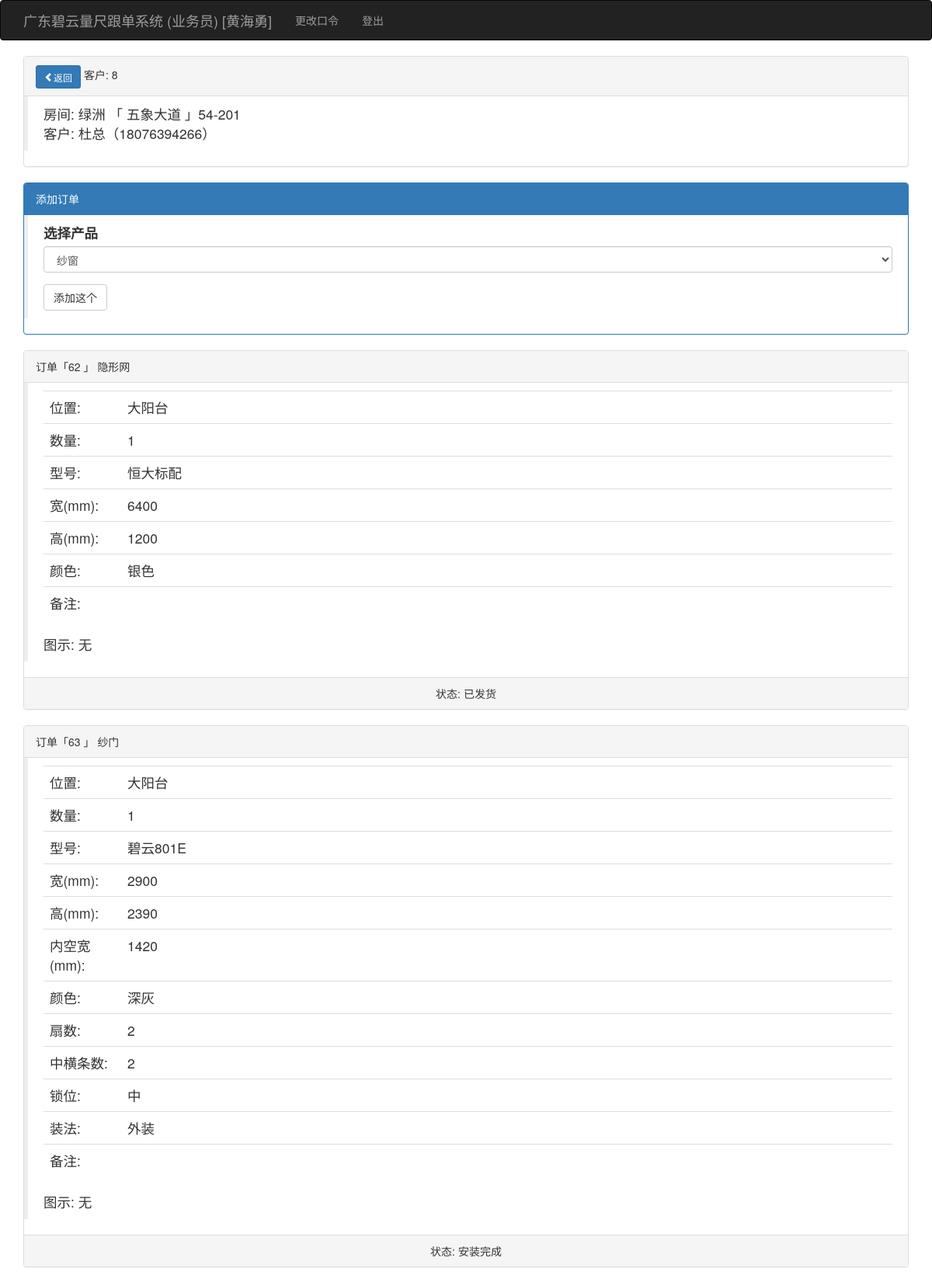
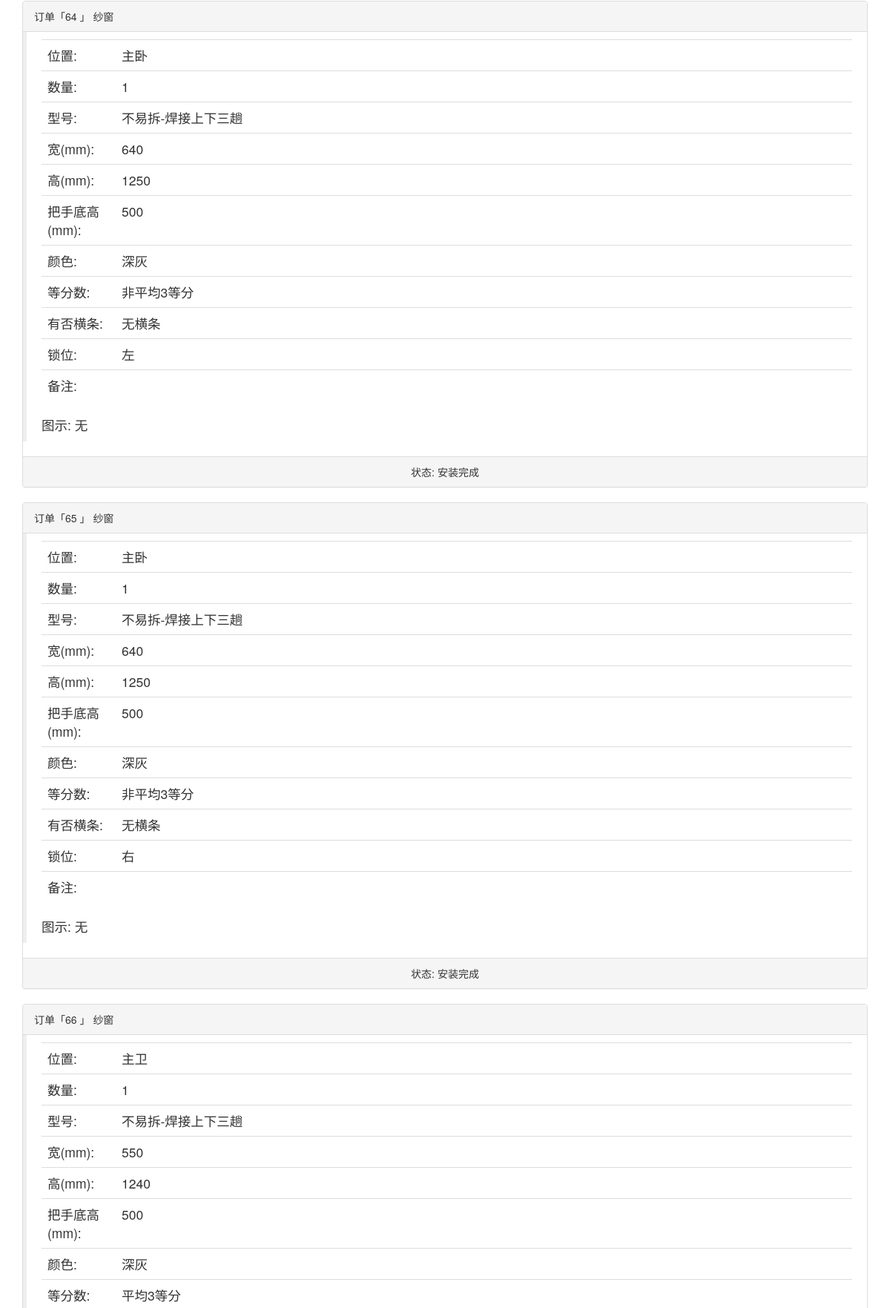
The page /showkehudd/8 (signed in, upper part) on the database its author committed (2 pictures, top to bottom).
### app/models.py (models this page shows, shortened)
class User(UserMixin, db.Model):
    __tablename__ = 'users'
    id = db.Column(db.Integer, primary_key=True)
    user = db.Column(db.String(64), unique=True, index=True)
    pin = db.Column(db.String(64))
    username = db.Column(db.String(64))
    tel = db.Column(db.String(32))
    role = db.Column(db.String(64))
    isuse = db.Column(db.Boolean, default=False)
    beizhu = db.Column(db.String(64))
    kehus = db.relationship('Kehu', backref='user', lazy='dynamic')
    @login_manager.user_loader
    def load_user(user_id):
        return User.query.get(int(user_id))

class Kehu(db.Model):
    __tablename__ = 'kehus'
    id = db.Column(db.Integer, primary_key=True)
    user_id = db.Column(db.Integer, db.ForeignKey('users.id'))
    xiaoqu_id = db.Column(db.Integer, db.ForeignKey('xiaoqus.id'))
    fangjian = db.Column(db.String(64))
    chenghu = db.Column(db.String(64))
    tel = db.Column(db.String(64))
    zje = db.Column(db.Float)
    beizhu = db.Column(db.String(64))
    status = db.Column(db.Integer, default=1)  # 1已测尺、2已下单、3已安装、4已清款
    time0 = db.Column(db.DateTime(), default=datetime.utcnow)
    time1 = db.Column(db.DateTime())
    time2 = db.Column(db.DateTime())
    time3 = db.Column(db.DateTime())
    dingdans = db.relationship('Dingdan', backref='kehu', lazy='dynamic')

class Xiaoqu(db.Model):
    __tablename__ = 'xiaoqus'
    id = db.Column(db.Integer, primary_key=True)
    xiaoqu = db.Column(db.String(64), unique=True, index=True)
    dizhi = db.Column(db.String(100))
    beizhu = db.Column(db.String(128))
    kehus = db.relationship('Kehu', backref='xiaoqu', lazy='dynamic')

class Dingdan(db.Model):
    __tablename__ = 'dingdans'
    id = db.Column(db.Integer, primary_key=True)
    kehu_id = db.Column(db.Integer, db.ForeignKey('kehus.id'))
    chanpin_id = db.Column(db.Integer, db.ForeignKey('chanpins.id'))
    shuliang = db.Column(db.Integer)
    weizhi = db.Column(db.String(64))
    xinghao = db.Column(db.String(64))
    kuan_chang = db.Column(db.Integer)
    gao = db.Column(db.Integer)
    meikongkuan_bashoudigao = db.Column(db.Integer)
    color = db.Column(db.String(64))
    shanshu = db.Column(db.Integer)
    zhonghengtiaoshu_gantiaoshu = db.Column(db.Integer)
    shuowei = db.Column(db.String(64))
    ishaveht = db.Column(db.String(64))
    zhangfa_dengfenshu_kaishuofangshi = db.Column(db.String(64))
    jiage = db.Column(db.Float)
    tushipic = db.Column(db.String(64))
    beizhu = db.Column(db.String(64))
    status = db.Column(db.Integer, default=1)  # 1测尺、2业务下单、3工厂下单、4工厂入库、5工厂发货、6收货、7派工、8装完、9安清款
    fakaidi = db.Column(db.String(64))  # -1
    time_1 = db.Column(db.DateTime())
    user_1_id = db.Column(db.Integer, db.ForeignKey('users.id'))
    beizhue = db.Column(db.String(64))
    time0 = db.Column(db.DateTime(), default=datetime.utcnow)
    user0_id = db.Column(db.Integer, db.ForeignKey('users.id'))
    time1 = db.Column(db.DateTime())
    user1_id = db.Column(db.Integer, db.ForeignKey('users.id'))
    time2 = db.Column(db.DateTime())
    user2_id = db.Column(db.Integer, db.ForeignKey('users.id'))
    time3 = db.Column(db.DateTime())
    user3_id = db.Column(db.Integer, db.ForeignKey('users.id'))
    time4 = db.Column(db.DateTime())
    user4_id = db.Column(db.Integer, db.ForeignKey('users.id'))
    time5 = db.Column(db.DateTime())
    user5_id = db.Column(db.Integer, db.ForeignKey('users.id'))
    time6 = db.Column(db.DateTime())
    user6_id = db.Column(db.Integer, db.ForeignKey('users.id'))
    time7 = db.Column(db.DateTime())
    user7_id = db.Column(db.Integer, db.ForeignKey('users.id'))
    time8 = db.Column(db.DateTime())
    user8_id = db.Column(db.Integer, db.ForeignKey('users.id'))
    time9 = db.Column(db.DateTime())
    user9_id = db.Column(db.Integer, db.ForeignKey('users.id'))
    time_1 = db.Column(db.DateTime())
    user_1_id = db.Column(db.Integer, db.ForeignKey('users.id'))
    beizhue = db.Column(db.String(64))
    az_status = db.Column(db.Integer)
    az_beizhue = db.Column(db.String(64))
    az_time_1 = db.Column(db.DateTime())
    az_time1 = db.Column(db.DateTime())
    az_time2 = db.Column(db.DateTime())
    az_time3 = db.Column(db.DateTime())
    azd_id = db.Column(db.Integer, db.ForeignKey('users.id'))
    dingdan_azd = db.relationship("User", foreign_keys=[azd_id])

class Chanpin(db.Model):
    __tablename__ = 'chanpins'
    id = db.Column(db.Integer, primary_key=True)
    pinming = db.Column(db.String(64))
    jiage = db.Column(db.Float)
    beizhu = db.Column(db.String(64))
    dingdans = db.relationship('Dingdan', backref='chanpin', lazy='dynamic')

### app/main/views.py (the view, shortened to what this page needs)
@main.route('/showkehudd/<int:id>', methods=['GET', 'POST'])
@login_required
def showkehudd(id):
    if current_user.role != '业务员':
        return redirect(url_for('main.index'))
    form = WilladdcpForm()
    kehu = Kehu.query.get(id)
    user = current_user._get_current_object()
    return render_template('showkehudd.html', form=form, kehu=kehu)

### app/main/forms.py
class WilladdcpForm(FlaskForm):
    chanpin = SelectField('选择产品', validators=[DataRequired()], coerce=int)
    submit = SubmitField('添加这个')
    def __init__(self, *args, **kwargs):
        super(WilladdcpForm, self).__init__(*args, **kwargs)
        self.chanpin.choices = [(chanpin.id, chanpin.pinming) for chanpin in
                                Chanpin.query.order_by(Chanpin.beizhu).all()]  # Chanpin.id

### app/templates/showkehudd.html (shortened to what this page needs)
{% extends "base.html" %}
{% import "bootstrap/wtf.html" as wtf %}
{% block page_content %}
    <div class="panel panel-default">
        <div class="panel-heading"><a class="btn btn-primary btn-sm   glyphicon glyphicon-chevron-left"
                                      href="{{ url_for('main.kehulist') }}">返回</a> 客户: {{ kehu.id }}</div>
        <div class="post-body">
            <blockquote>
                <ul class="list-unstyled">
                    <li>房间: {{ kehu.xiaoqu.xiaoqu }} 「 {{ kehu.xiaoqu.dizhi }} 」{{ kehu.fangjian }}</li>
                    <li>客户: {{ kehu.chenghu }}（{{ kehu.tel }}）
                    </li>
                </ul>
            </blockquote>
        </div>
    </div>
    <div class="panel panel-primary">
        <div class="panel-heading"> 添加订单</div>
        <div class="post-body">
            <blockquote>
                {{ wtf.quick_form(form) }}
            </blockquote>
        </div>
    </div>
    {% for dingdan in kehu.dingdans %}
        <div class="panel panel-default">
            <div class="panel-heading">订单「{{ dingdan.id }} 」 {{ dingdan.chanpin.pinming }}
            </div>
            <div class="post-body">
                <blockquote>
                    <table class="table">
                        <tr>
                            <td style="width: 100px;">位置:</td>
                            <td>{{ dingdan.weizhi }}</td>
                        </tr>
                        <tr>
                            <td>数量:</td>
                            <td>{{ dingdan.shuliang }}</td>
                        </tr>
                        <tr>
                            <td>型号:</td>
                            <td>{{ dingdan.xinghao }}</td>
                        </tr>
                        {% if dingdan.chanpin.pinming == '隐形网' %}
                            <tr>
                                <td>宽(mm):</td>
                                <td>{{ dingdan.kuan_chang }}</td>
                            </tr>
                            <tr>
                                <td>高(mm):</td>
                                <td>{{ dingdan.gao }}</td>
                            </tr>
                            <tr>
                                <td>颜色:</td>
                                <td>{{ dingdan.color }}</td>
                            </tr>
                        {% elif dingdan.chanpin.pinming == '纱门' %}
                            <tr>
                                <td>宽(mm):</td>
                                <td>{{ dingdan.kuan_chang }}</td>
                            </tr>
                            <tr>
                                <td>高(mm):</td>
                                <td>{{ dingdan.gao }}</td>
                            </tr>
                            <tr>
                                <td>内空宽(mm):</td>
                                <td>{{ dingdan.meikongkuan_bashoudigao }}</td>
                            </tr>
                            <tr>
                                <td>颜色:</td>
                                <td>{{ dingdan.color }}</td>
                            </tr>
                            <tr>
                                <td>扇数:</td>
                                <td>{{ dingdan.shanshu }}</td>
                            </tr>
                            <tr>
                                <td>中横条数:</td>
                                <td>{{ dingdan.zhonghengtiaoshu_gantiaoshu }}</td>
                            </tr>
                            <tr>
                                <td>锁位:</td>
                                <td>{{ dingdan.shuowei }}</td>
                            </tr>
                            <tr>
                                <td>装法:</td>
                                <td>{{ dingdan.zhangfa_dengfenshu_kaishuofangshi }}</td>
                            </tr>
                        {% elif dingdan.chanpin.pinming == '纱窗' %}
                            <tr>
                                <td>宽(mm):</td>
                                <td>{{ dingdan.kuan_chang }}</td>
                            </tr>
                            <tr>
                                <td>高(mm):</td>
                                <td>{{ dingdan.gao }}</td>
                            </tr>
                            <tr>
                                <td>把手底高(mm):</td>
                                <td>{{ dingdan.meikongkuan_bashoudigao }}</td>
                            </tr>
                            <tr>
                                <td>颜色:</td>
                                <td>{{ dingdan.color }}</td>
                            </tr>
                            <tr>
                                <td>等分数:</td>
                                <td>{{ dingdan.zhangfa_dengfenshu_kaishuofangshi }}</td>
                            </tr>
                            <tr>
                                <td>有否横条:</td>
                                <td>{{ dingdan.ishaveht }}</td>
                            </tr>
                            <tr>
                                <td>锁位:</td>
                                <td>{{ dingdan.shuowei }}</td>
                            </tr>
                        {% endif %}
                        <tr>
                            <td>备注:</td>
                            <td>{{ dingdan.beizhu }}</td>
                        </tr>
                    </table>
                    图示:
                                            {% if dingdan.tushipic %}
                                                <br>
                                                <img height="180" src="/static/upload/{{ dingdan.tushipic }}">
                                                {% else %}
                                                无
                                                {% endif %}
                </blockquote>
            </div>
            <div class="panel-footer text-center">状态:
                {% if dingdan.status == 1 %}
                    已量尺
                {% elif dingdan.status == 2 %}
                    已下单
                {% elif dingdan.status == 3 %}
                    已订货
                {% elif dingdan.status == 4 %}
                    已入库
                {% elif dingdan.status == 5 %}
                    已发货
                {% elif dingdan.status == 6 %}
                    已到货
                {% elif dingdan.status == 7 %}
                    安装中
                {% elif dingdan.status == 8 %}
                    安装完成
                {% elif dingdan.status == 9 %}
                    完成收款
                {% else %}
                    状态有误
                {% endif %}
            </div>
        </div>
    {% endfor %}
{% endblock %}

### app/templates/base.html (shortened to what this page needs)
{% extends "bootstrap/base.html" %}
{% import 'render_listcp.html' as macors %}
{% block head %}
{{ super() }}
<link rel="stylesheet" type="text/css" href="{{ url_for('static', filename='styles.css') }}">
{% endblock %}
{% block navbar %}
<div class="navbar navbar-inverse" role="navigation">
    <div class="container">
        <div class="navbar-header">
            <a class="navbar-brand" href="{{ url_for('main.index') }}">广东碧云量尺跟单系统 ({{ current_user.role }}) [{{ current_user.username }}] </a>
        </div>
        <div class="navbar-collapse collapse">
            <ul class="nav navbar-nav">
                {% if current_user.is_authenticated %}
                <li><a href="{{ url_for('auth.change_pin') }}">更改口令</a></li>
                <li><a href="{{ url_for('auth.logout') }}">登出</a></li>
                {% endif %}
            </ul>
        </div>
    </div>
</div>
{% endblock %}
{% block content %}
<div class="container">
    {% block page_content %}{% endblock %}
</div>
{% endblock %}

### rows shown on the page
User: role "业务员", username "黄海勇"
Kehu: id "8", fangjian "54-201", chenghu "杜总", tel "18076394266"
Xiaoqu: xiaoqu.xiaoqu "绿洲", xiaoqu.dizhi "五象大道"
Dingdan: id "62", chanpin.pinming "隐形网", weizhi "大阳台", shuliang "1", xinghao "恒大标配", kuan_chang "6400", gao "1200", color "银色", tushipic "无", status "已发货"
Dingdan: id "63", chanpin.pinming "纱门", weizhi "大阳台", shuliang "1", xinghao "碧云801E", kuan_chang "2900", gao "2390", meikongkuan_bashoudigao "1420", color "深灰", shanshu "2", zhonghengtiaoshu_gantiaoshu "2", shuowei "中", zhangfa_dengfenshu_kaishuofangshi "外装", tushipic "无", status "安装完成"
Dingdan: id "64", chanpin.pinming "纱窗", weizhi "主卧", shuliang "1", xinghao "不易拆-焊接上下三趟", kuan_chang "640", gao "1250", meikongkuan_bashoudigao "500", color "深灰", zhangfa_dengfenshu_kaishuofangshi "非平均3等分", ishaveht "无横条", shuowei "左", tushipic "无", status "安装完成"
Dingdan: id "65", chanpin.pinming "纱窗", weizhi "主卧", shuliang "1", xinghao "不易拆-焊接上下三趟", kuan_chang "640", gao "1250", meikongkuan_bashoudigao "500", color "深灰", zhangfa_dengfenshu_kaishuofangshi "非平均3等分", ishaveht "无横条", shuowei "右", tushipic "无", status "安装完成"
Dingdan: id "66", chanpin.pinming "纱窗", weizhi "主卫", shuliang "1", xinghao "不易拆-焊接上下三趟", kuan_chang "550", gao "1240", meikongkuan_bashoudigao "500", color "深灰", zhangfa_dengfenshu_kaishuofangshi "平均3等分"
